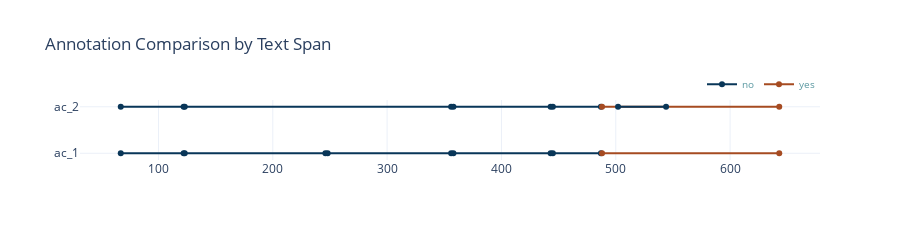

Notebook cell for this chart:
### Markdown cell above
Because we only use to tags in the demo project this leads to the same IAA results.

### Compare Property Annotations

Its tag is only one level of CATMA annotations.
If you want to compare annotations by ther properties this is possible too.
In the demo project the annotations have the property 'mental' to evaluate if a mental
event is referenced in the text:

### Code cell
my_project.compare_annotation_collections(
    annotation_collections=['ac_1', 'ac_2'],
    color_col='prop:mental'
)

### Figure 1 — Plotly figure (JSON) as saved in the notebook; plotly's stock layout.template omitted (floating-point values rounded to 4 significant figures)
{"data": [{"legendgroup": "no", "marker": {"color": "#093658"}, "mode": "lines+markers", "name": "no", "showlegend": true, "text": "<I><br>Es war an einem Sonntagvormittag im schönsten Frühjahr.<br></I>", "type": "scatter", "x": [67, 122], "y": ["ac_1", "ac_1"]}, {"legendgroup": "no", "marker": {"color": "#093658"}, "mode": "lines+markers", "name": "no", "showlegend": false, "text": "<I><br>Georg Bendemann, ein junger Kaufmann, saß in seinem Privatzimmer im<br>ersten Stock eines der niedrigen, leichtgebauten Häuser<br></I>", "type": "scatter", "x": [123, 246], "y": ["ac_1", "ac_1"]}, {"legendgroup": "no", "marker": {"color": "#093658"}, "mode": "lines+markers", "name": "no", "showlegend": false, "text": "<I><br>die entlang des Flusses in einer langen Reihe, fast nur<br>in der Höhe und Färbung unterschieden, sich hinzogen<br></I>", "type": "scatter", "x": [248, 356], "y": ["ac_1", "ac_1"]}, {"legendgroup": "no", "marker": {"color": "#093658"}, "mode": "lines+markers", "name": "no", "showlegend": false, "text": "<I><br>Er hatte gerade einen Brief an einen sich im Ausland<br>befindenden Jugendfreund beendet<br></I>", "type": "scatter", "x": [358, 443], "y": ["ac_1", "ac_1"]}, {"legendgroup": "no", "marker": {"color": "#093658"}, "mode": "lines+markers", "name": "no", "showlegend": false, "text": "<I><br>verschloß ihn in spielerischer Langsamkeit<br></I>", "type": "scatter", "x": [445, 487], "y": ["ac_1", "ac_1"]}, {"legendgroup": "yes", "marker": {"color": "#A64B21"}, "mode": "lines+markers", "name": "yes", "showlegend": true, "text": "<I><br>und sah dann, den Ellbogen auf den Schreibtisch gestützt, aus<br>dem Fenster auf den Fluß, die Brücke und die Anhöhen<br>am anderen Ufer mit ihrem schwachen Grün<br></I>", "type": "scatter", "x": [488, 643], "y": ["ac_1", "ac_1"]}, {"legendgroup": "no", "marker": {"color": "#093658"}, "mode": "lines+markers", "name": "no", "showlegend": false, "text": "<I><br>Es war an einem Sonntagvormittag im schönsten Frühjahr.<br></I>", "type": "scatter", "x": [67, 122], "y": ["ac_2", "ac_2"]}, {"legendgroup": "no", "marker": {"color": "#093658"}, "mode": "lines+markers", "name": "no", "showlegend": false, "text": "<I><br>Georg Bendemann, ein junger Kaufmann, saß in seinem Privatzimmer im<br>ersten Stock eines der niedrigen, leichtgebauten Häuser, die entlang des<br>Flusses in einer langen Reihe, fast nur in der Höhe<br>und Färbung unterschieden, sich hinzogen<br></I>", "type": "scatter", "x": [123, 356], "y": ["ac_2", "ac_2"]}, {"legendgroup": "no", "marker": {"color": "#093658"}, "mode": "lines+markers", "name": "no", "showlegend": false, "text": "<I><br>Er hatte gerade einen Brief an einen sich im Ausland<br>befindenden Jugendfreund beendet<br></I>", "type": "scatter", "x": [358, 443], "y": ["ac_2", "ac_2"]}, {"legendgroup": "no", "marker": {"color": "#093658"}, "mode": "lines+markers", "name": "no", "showlegend": false, "text": "<I><br>verschloß ihn in spielerischer Langsamkeit<br></I>", "type": "scatter", "x": [445, 487], "y": ["ac_2", "ac_2"]}, {"legendgroup": "yes", "marker": {"color": "#A64B21"}, "mode": "lines+markers", "name": "yes", "showlegend": false, "text": "<I><br>und sah dann aus dem Fenster auf den Fluß, die<br>Brücke und die Anhöhen am anderen Ufer mit ihrem schwachen<br>Grün<br></I>", "type": "scatter", "x": [488, 643], "y": ["ac_2", "ac_2"]}, {"legendgroup": "no", "marker": {"color": "#093658"}, "mode": "lines+markers", "name": "no", "showlegend": false, "text": "<I><br>den Ellbogen auf den Schreibtisch gestützt<br></I>", "type": "scatter", "x": [502, 544], "y": ["ac_2", "ac_2"]}], "layout": {"height": 240, "legend": {"font": {"color": "#5A98A1", "size": 10}, "orientation": "h", "x": 1, "xanchor": "right", "y": 1.02, "yanchor": "bottom"}, "title": {"text": "Annotation Comparison by Text Span"}}}
